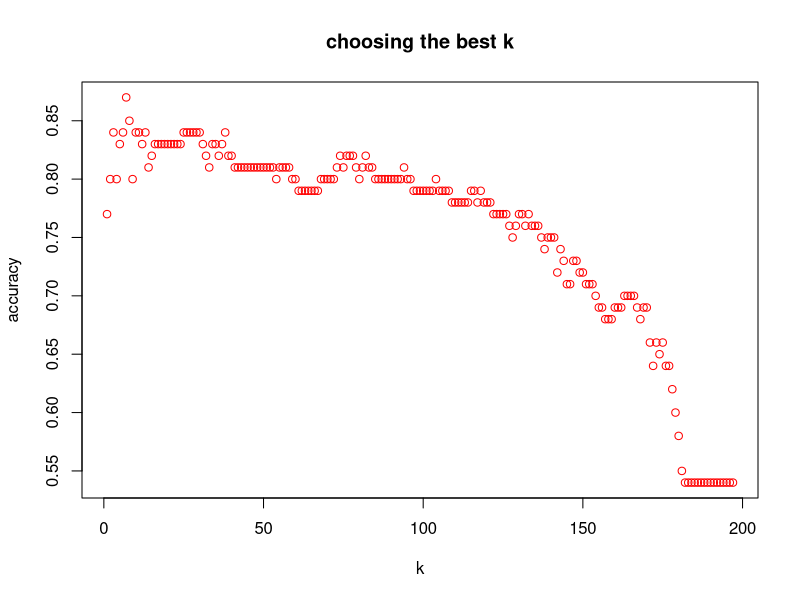

Reproduce this figure in R.
# A shot at the heart disease dataset from the UCI ML dataset repo. The dataset
# is in data/heart-disease.csv

library(class)
heart <- read.csv('data/heart-disease.csv', stringsAsFactors=FALSE)
drops <- c('num')
# TODO: Age is an ordinal or a num?

# Sex is categorical. 1=M, 0=F

# --------------------------------------------------------
# Chest pain type - nominal with 3 levels, so dummy code.
ta <- heart$cp
ta[ta!=1] = 0

heart$typical_angina <- ta

aa <- heart$cp
aa[aa!=2] = 0
aa[aa==2] = 1

heart$atypical_angina <- aa

np <- heart$cp
np[np!=3] = 0
np[np==3] = 1

heart$non_anginal_pain <- np

# Mark cp for removal.
drops <- c(drops, 'cp')

# When all the above are zero, asymptomatic is implied.
# --------------------------------------------------------

# Rest BP value - num
# Serum cholesterol in mg/dl - num

# fbs tells whether the fasting blood sugar > 120 mg/dl - nominal
# 1 is true, 0 false

#------------------------------------------------------ 
# restecg is a nominal with values 0, 1, 2 representing
# normal, ST-T wave abnormality and left-ventricular hypertrophy
# , respectively. We will dummy code this variable.

lv_hyp <- heart$restecg
lv_hyp[lv_hyp!=2] <- 0
lv_hyp[lv_hyp==2] <- 1
heart$left_ventricular_hypertrophy <- lv_hyp

stt <- heart$restecg
stt[stt!=1] = 0
heart$stt_wave_abnormality <- stt

# Mark restecg for removal
drops <- c(drops, 'restecg')

# The zeroness of both of the above implies a normal restecg.
#------------------------------------------------------ 

# thalach is the max heart rate achieved - num

# exang is whether there was exercise induced angia found
# 1 is found, 0 is not found.

# oldpeak is again a num

#----------------------------------------------------------
# slope is the slope of the peark exercise ST segment.
# 1 - upsloping, 2 - flat, 3 - downsloping
upsl <- heart$slope
upsl[upsl!=1] = 0
heart$st_upsloping <- upsl

flat <- heart$slope
flat[flat!=2] = 0
flat[flat==2] = 1
heart$st_flat <- flat

# Mark slope for removal.
drops <- c(drops, 'slope')

# both upsloping and flat being zero implies downsloping.
# ----------------------------------------------------------

# ca is a num, representing the numbe of majore vessels(0-3)
# coloured by flourosopy

# thal -> 3 = normal, 6 = fixed defect, 7 = reversible defect
tn <- heart$thal
tn[tn!=3] = 0
tn[tn==3] = 1

heart$thal_normal <- tn

tfd <- heart$thal
tfd[tfd!=6] = 0
tfd[tfd==6] = 1

heart$thal_fixed_defect <- tfd

# Both of the above being zero => reversible defect.

drops <- c(drops, 'thal')

# Presence of disease should be 1 and absence should be zero. 
heart$num[heart$num > 0] = 1

heart_n <- heart[,!(names(heart) %in% drops)]

# Remove the target variable.


# NORMALIZE all the num rows

normalize <- function(x) {
    return ((x - mean(x)) / sd(x))
}

heart_n$age <- normalize(heart_n$age)
heart_n$trestbps <- normalize(heart_n$trestbps)
heart_n$chol <- normalize(heart_n$chol)
heart_n$thalach <- normalize(heart_n$thalach)
heart_n$oldpeak <- normalize(heart_n$oldpeak)
heart_n$ca <- normalize(heart_n$ca)

labels <- heart$num

heart_train <- heart_n[1:197,]
heart_val <- heart_n[198:198+50,]
heart_test <- heart_n[198+51:297,]

heart_val_test <- heart_n[198:297,]

heart_train_labels <- labels[1:197]
heart_val_labels <- labels[198:198+50]
heart_test_labels <- labels[198+51:297]

heart_val_test_labels <- labels[198:297]

# Check how many of these selected elements equal 1.
true_pos <- function(actual, predicted) sum(predicted[actual == 1] == 1)

# Select those elements from predicted which correspond to actual == 1
# Check how many of these selected elements equal 0.
false_neg <- function(actual, predicted) sum(predicted[actual == 1] == 0)

# Select those elements from predicted which correspond to actual == 0
# Check how many of these selected elements equal 1.
false_pos <- function(actual, predicted) sum(predicted[actual == 0] == 1)



# Recall is the fraction of Malignant cases that we successfully classified
# as such.
# recall = TP / (TP + FN)
recall <- function(actual, predicted) {
    tp <- true_pos(actual, predicted)
    fn <- false_neg(actual, predicted)
    return (tp / (tp + fn))
}


precision <- function(actual, predicted) {
    tp <- true_pos(actual, predicted)
    fp <- false_pos(actual, predicted)
    return (tp / (tp + fp))
}

f_score <- function(actual, predicted) {
    p <- precision(actual, predicted)
    r <- recall(actual, predicted)
    return (2 * p * r  / (p + r))
}

accuracies <- NULL
print(length(heart_val_test_labels))
for (i in seq(1, 197)) {
    p <- knn(train=heart_train,
             test=heart_val_test,
             cl=heart_train_labels,
             k=i)
    accuracies <- c(accuracies,
                    sum((p == heart_val_test_labels) == TRUE) / 100.0)
}

plot(x=seq(1, 197), y=accuracies, col='red', xlab='k',
     ylab='accuracy', main='choosing the best k')



